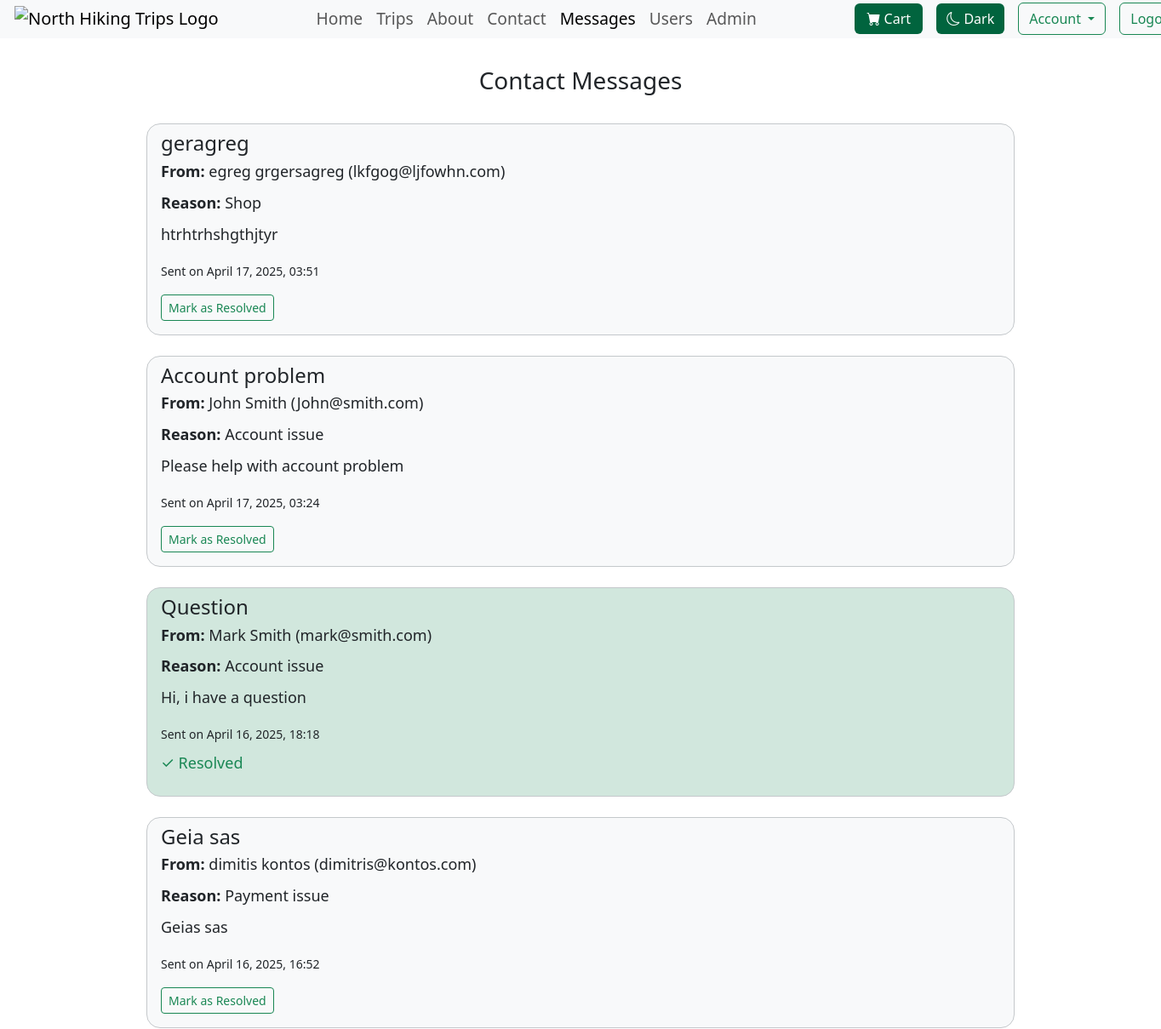
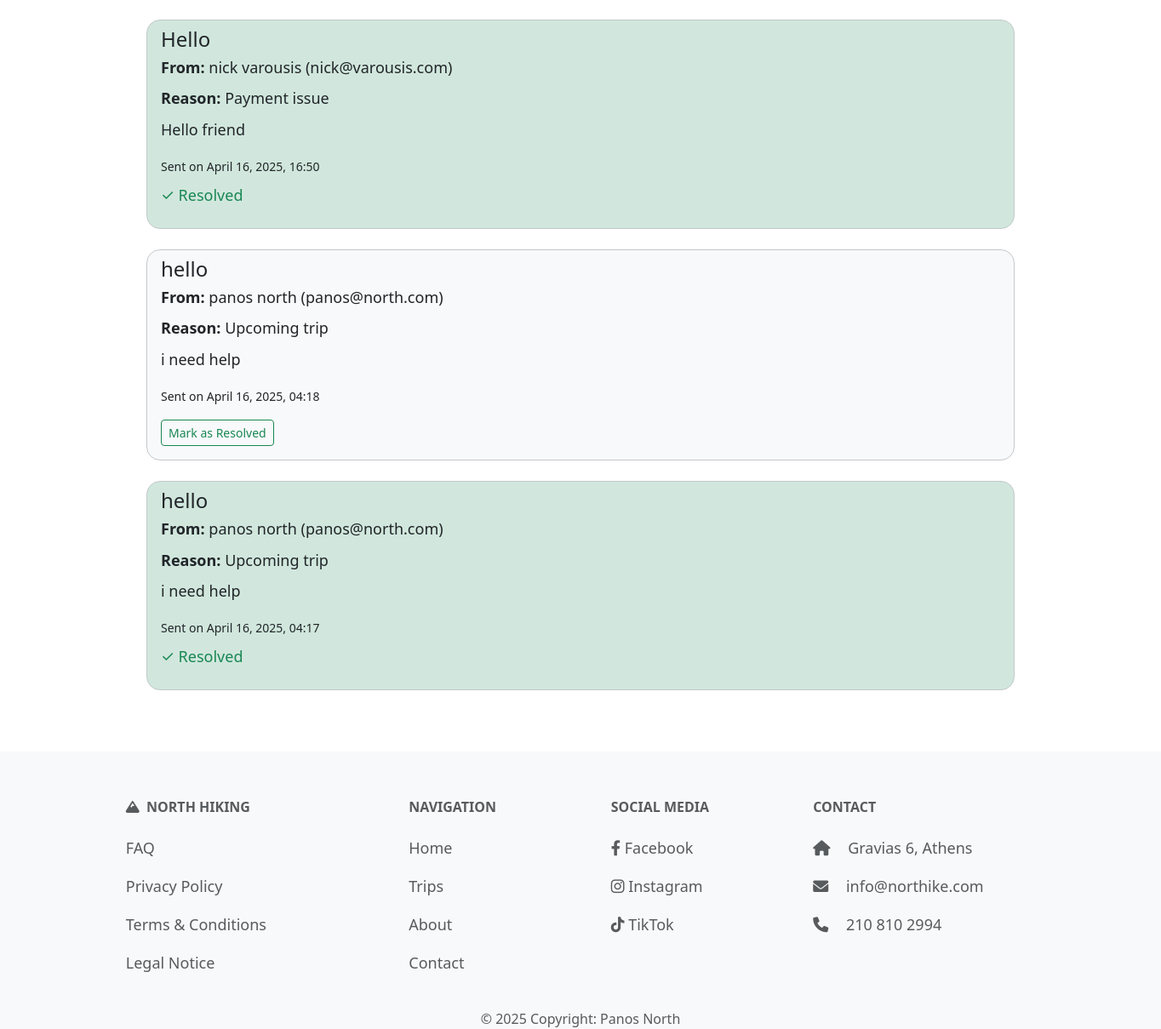
Screenshot of /admin-tools/admin/messages/ (signed in) with the database file from the repository (2 pictures, top to bottom).
### trips/models.py (models this page shows, shortened)
class ContactMessage(models.Model):
    REASON_CHOICES = [
        ("Upcoming trip", "Upcoming trip"),
        ("Past trip", "Past trip"),
        ("Trip suggestion", "Trip suggestion"),
        ("Shop", "Shop"),
        ("Payment issue", "Payment issue"),
        ("Account issue", "Account issue"),
        ("Other", "Other"),
    ]
    first_name = models.CharField(max_length=60)
    last_name = models.CharField(max_length=60)
    email = models.EmailField()
    subject = models.CharField(max_length=40)
    message = models.TextField(max_length=500)
    reason = models.CharField(max_length=50, choices=REASON_CHOICES)
    created_at = models.DateTimeField(auto_now_add=True)
    is_resolved = models.BooleanField(default=False)

### admin_tools/views.py (the view)
# urls.py: path('admin/messages/', views.admin_contact_messages, name='admin-contact-messages'),
@login_required(login_url='/users/login/')
def admin_contact_messages(request):
    if not request.user.is_superuser:
        raise PermissionDenied  # Triggers 403.html
    messages_list = ContactMessage.objects.all().order_by('-created_at')
    return render(request, 'admin_tools/admin_contact_messages.html', {
        'messages_list': messages_list
    })

### trips/context_processors.py (called while the page is built)
def cart_item_count(request):
    if request.user.is_authenticated:
        count = CartItem.objects.filter(user=request.user).count()
        return {'cart_item_count': count}
    return {'cart_item_count': 0}

### admin_tools/templates/admin_tools/admin_contact_messages.html (shortened to what this page needs)
{% extends 'layout.html' %}
{% load static %}
{% block content %}
<div class="short-layout-body">
<div class="container short-layout-wrapper">
    <h2 class="normal_title">Contact Messages</h2>
    {% if messages_list %}
        <div class="list-group mx-5">
            {% for msg in messages_list %}
                <div class="list-group-item mb-4 rounded-4 border border-secondary-subtle {% if msg.is_resolved %}bg-success-subtle{% else %}bg-light{% endif %}">
                    <h4 class="mb-1">{{ msg.subject }}</h4>
                    <p class="mb-2"><strong>From:</strong> {{ msg.first_name }} {{ msg.last_name }} ({{ msg.email }})</p>
                    <p class="mb-2"><strong>Reason:</strong> {{ msg.reason }}</p>
                    <p class="mb-3 wrap softext">{{ msg.message }}</p>
                    <small>Sent on {{ msg.created_at|date:"F j, Y, H:i" }}</small>
                    {% if not msg.is_resolved %}
                        <form action="{% url 'admin-tools:mark-message-resolved' msg.id %}" method="post" class="mt-2">
                            <button type="submit" class="btn btn-sm btn-outline-success my-2">Mark as Resolved</button>
                        </form>
                    {% else %}
                        <p class="text-success mt-2">✓ Resolved</p>
                    {% endif %}
                </div>
            {% endfor %}
        </div>
    {% else %}
    <div class="d-flex justify-content-center">
        <p>No contact messages yet.</p>
    </div>
    {% endif %}
</div>
{% endblock %}

### static/css/styles.css (style rules this page uses)
h2 { font-size: 28px; margin-bottom: 15px; }
p { font-size: 18px; line-height: 1.6; }
.normal_title { text-align: center; margin-top: 3%; margin-bottom: 3%; }
.wrap { word-break: break-word; }
::placeholder { color: #6c757d; }
.short-layout-body { height: 100%; margin: 0; }
.short-layout-wrapper { min-height: 80vh; display: flex; flex-direction: column; }
.softext { font-weight: 100; }

### rows the page displays
ContactMessage: subject "geragreg", first_name "egreg", last_name "grgersagreg", email "lkfgog@ljfowhn.com", reason "Shop", message "htrhtrhshgthjtyr", created_at "April 17, 2025, 03:51", is_resolved "Mark as Resolved"
ContactMessage: subject "Account problem", first_name "John", last_name "Smith", email "John@smith.com", reason "Account issue", message "Please help with account problem", created_at "April 17, 2025, 03:24", is_resolved "Mark as Resolved"
ContactMessage: subject "Question", first_name "Mark", last_name "Smith", email "mark@smith.com", reason "Account issue", message "Hi, i have a question", created_at "April 16, 2025, 18:18", is_resolved "✓ Resolved"
ContactMessage: subject "Geia sas", first_name "dimitis", last_name "kontos", email "dimitris@kontos.com", reason "Payment issue", message "Geias sas", created_at "April 16, 2025, 16:52", is_resolved "Mark as Resolved"
ContactMessage: subject "Hello", first_name "nick", last_name "varousis", email "nick@varousis.com", reason "Payment issue", message "Hello friend", created_at "April 16, 2025, 16:50", is_resolved "✓ Resolved"
ContactMessage: subject "hello", first_name "panos", last_name "north", email "panos@north.com", reason "Upcoming trip", message "i need help", created_at "April 16, 2025, 04:18", is_resolved "Mark as Resolved"
ContactMessage: subject "hello", first_name "panos", last_name "north", email "panos@north.com", reason "Upcoming trip", message "i need help", created_at "April 16, 2025, 04:17", is_resolved "✓ Resolved"
